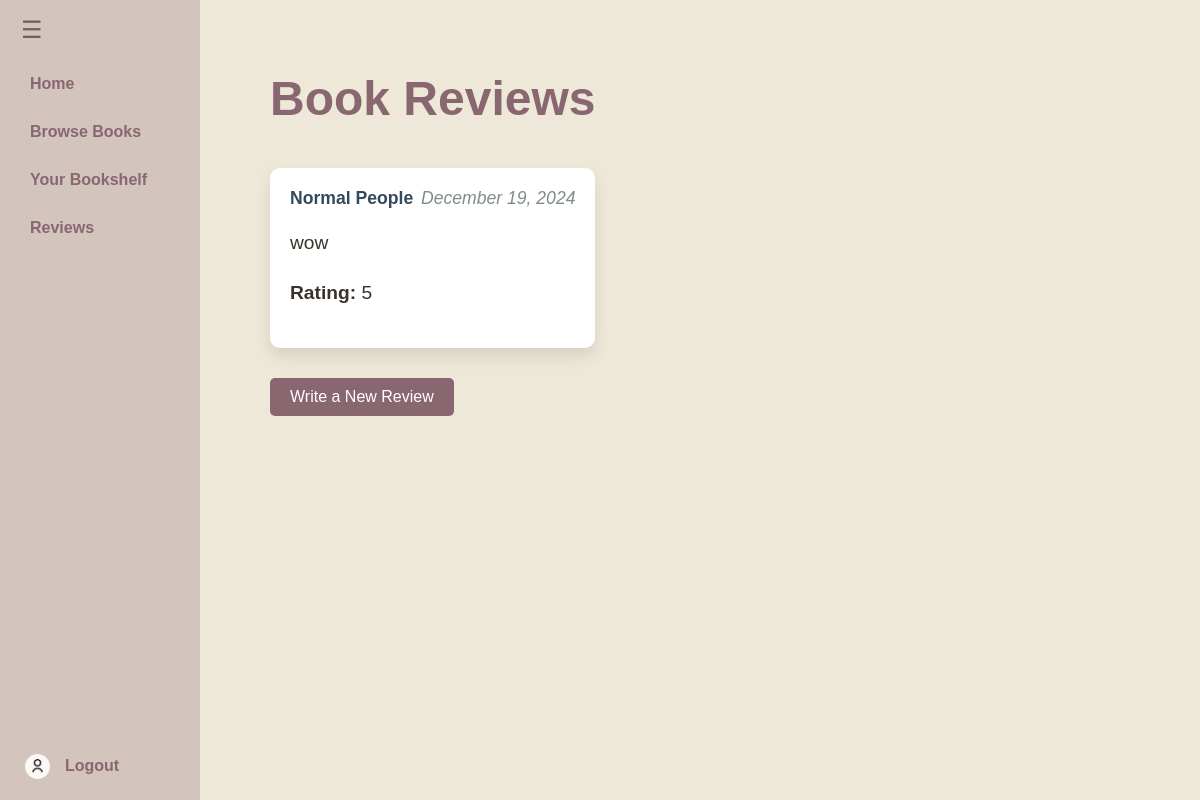
Screenshot of /reviews/ (signed in) with the database file from the repository.
### book_review/models.py (models this page shows, shortened)
class Review(models.Model):
    user = models.ForeignKey(User, on_delete=models.CASCADE)
    book = models.ForeignKey(Book, on_delete=models.CASCADE)
    author = models.CharField(default='Unknown Author', max_length=255)
    rating = models.IntegerField()  # Rating out of 5
    comment = models.TextField()
    created_at = models.DateTimeField(auto_now_add=True)

class Book(models.Model):
    id = models.CharField(max_length=50, primary_key=True)  # or use IntegerField if it's an integer
    title = models.CharField(max_length=255)
    author = models.CharField(max_length=255)
    genre = models.CharField(max_length=100)
    description = models.TextField()
    cover_image = models.ImageField(upload_to='covers/', null=True, blank=True)

### book_review/views.py (the view)
# urls.py: path('reviews/', views.ReviewsView.as_view(), name='reviews'),
class ReviewsView(View):
    def get(self, request):
        reviews = Review.objects.filter(user=request.user)  # Fetch all reviews
        return render(request, 'reviews.html', {'reviews': reviews, 'message': 'No reviews yet.'})

### book_review/templates/reviews.html (shortened to what this page needs)
{% load static %}
<!DOCTYPE html>
<html lang="en">
<head>
    <link rel="stylesheet" href="{% static 'css/style.css' %}">
</head>
<body>
    <nav id="sidebar">
        <div class="nav-header">
            <button class="toggle-btn" onclick="toggleSidebar()">&#9776;</button>
        </div>
        <div class="nav-links">
            <a href="{% url 'home' %}">Home</a>
            <a href="{% url 'browse' %}">Browse Books</a>
            <a href="{% url 'bookshelf' %}">Your Bookshelf</a>
            <a href="{% url 'reviews' %}">Reviews</a>
        </div>
        <div class="profile-icon">
            <img src="{% static 'assets/user.png' %}" alt="Profile Icon" class="profile-img">
            <a href="{% url 'logout' %}">Logout</a>
        </div>
    </nav>
    <main>
        <h1>Book Reviews</h1>
        <div class="review-list">
            {% if reviews %}
                {% for review in reviews %}
                    <div class="review-card">
                        <div class="review-header">
                            <span class="review-title">{{ review.book.title }}</span>
                            <span class="review-date">{{ review.created_at|date:"F d, Y" }}</span>
                        </div>
                        <div class="review-body">
                            <p>{{ review.comment }}</p>
                            <p><strong>Rating:</strong> {{ review.rating }}</p>
                        </div>
                    </div>
                {% endfor %}
            {% else %}
                <p>{{ message }}</p>
            {% endif %}
        </div>
        <a href="{% url 'new_review' %}"  class="new-review-btn">Write a New Review</a>
    </main>
</body>
</html>

### book_review/static/css/style.css (style rules this page uses)
body { margin: 0; font-family: Arial, sans-serif; display: flex; background-color: #eee8d8; }
nav { background-color: #d3c4bd; position: fixed; height: 100%; width: 200px; transition: width 0.3s ease; overflow: hidden; display: flex; flex-direction: column; }
nav .nav-header { display: flex; align-items: center; justify-content: left; padding: 15px; }
nav .toggle-btn { background: none; border: none; color: #726258; font-size: 24px; cursor: pointer; }
nav .nav-links { flex-grow: 1; display: flex; flex-direction: column; align-items: flex-start; padding: 0 15px; width: fit-content; }
nav a { font-weight: bold; display: flex; align-items: center; color: #896771; text-decoration: none; padding: 15px; width: 100%; transition: background-color 0.3s ease; }
.profile-icon { margin-top: auto; padding: 10px; margin-left: 15px; display: flex; justify-content: center; align-items: center; }
.profile-icon img { width: 15px; height: 15px; border-radius: 50%; cursor: pointer; transition: background-color 0.3s ease; background-color: #fcf8f5; padding: 5px; }
main { margin-left: 250px; margin-right: 30px; padding: 20px; transition: margin-left 0.3s ease; }
h1 { color: #896771; padding: 20px 0; text-align: left; font-size: 3em; font-weight: bold; line-height: 1.2; border-radius: 10px; margin-top: 30px; margin-bottom: 20px; }
.review-list { display: flex; flex-direction: column; gap: 20px; max-width: 100%; box-sizing: border-box; }
.review-card { width: 100%; max-width: 900px; background-color: #ffffff; border-radius: 10px; box-shadow: 0px 8px 15px rgba(0, 0, 0, 0.1); padding: 20px; transition: box-shadow 0.3s ease; margin: 0 auto; box-sizing: border-box; }
.review-header { display: flex; justify-content: space-between; font-size: 1.1em; color: #34495e; }
.review-title { font-weight: bold; }
.review-date { color: #7f8c8d; font-style: italic; }
.review-body { margin-top: 15px; font-size: 1.2em; color: #3a332b; line-height: 1.6; }
.new-review-btn { display: inline-block; margin-top: 30px; padding: 10px 20px; background-color: #896771; color: #fff; text-decoration: none; font-size: 1rem; border-radius: 5px; transition: background-color 0.3s; }

### rows the page displays
Review: book "Normal People", created_at "December 19, 2024", comment "wow", rating "5"
